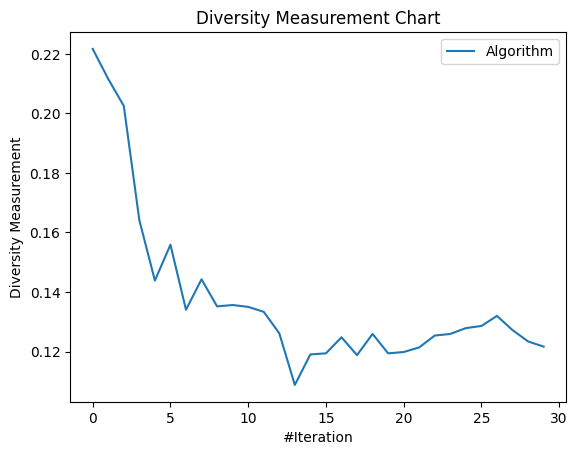
#> input picture outputs/feature_selection/plots/diversity_chart.png.png, 577 x 455 px; its folder holds only this picture in this run
$ python anova_ga_fs.py --real_dir ../../outputs/feature_selection/plots --fake_dir ../../outputs/feature_selection/plots
#> lines starting #> are read from the running program, lines starting #| are printed output that depends on the picture
import os
import time
import argparse
import json
import numpy as np
import pandas as pd
from PIL import Image
from tqdm import tqdm
import joblib

from mealpy import FloatVar
from mealpy.evolutionary_based import GA

from sklearn.feature_selection import SelectKBest, f_classif
from sklearn.model_selection import train_test_split
from sklearn.ensemble import RandomForestClassifier
from sklearn.metrics import accuracy_score


def load_flatten_images(real_dir, fake_dir, img_size=(224, 224), max_per_class=5000):
#> called with real_dir = '../../outputs/feature_selection/plots', fake_dir = '../../outputs/feature_selection/plots', img_size = (224, 224), max_per_class = 5000
    X, y = [], []

    for label, folder in [(0, real_dir), (1, fake_dir)]:
        files = sorted(os.listdir(folder))[:max_per_class]

        for fname in tqdm(files, desc=f"Loading {os.path.basename(folder)}"):
            if not fname.lower().endswith((".jpg", ".jpeg", ".png")):
                continue

            path = os.path.join(folder, fname)

            try:
                img = Image.open(path).convert("RGB").resize(img_size)
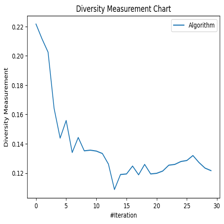
#> img: PIL image 224x224 RGB; mean R, G, B 248.5, 249.2, 249.7
                img_arr = np.array(img).transpose(2, 0, 1).flatten()

                X.append(img_arr)
                y.append(label)

            except Exception as e:
                print(f"Error loading {path}: {e}")

    return np.array(X), np.array(y)


def apply_anova_selection(X, y, k=5000, output_dir="outputs/feature_selection"):
    os.makedirs(output_dir, exist_ok=True)

    selector = SelectKBest(score_func=f_classif, k=k)
    X_selected = selector.fit_transform(X, y)

    selector_path = os.path.join(output_dir, "selector_kbest.pkl")
    joblib.dump(selector, selector_path)

    selected_indices = selector.get_support(indices=True)
    np.savetxt(
        os.path.join(output_dir, "anova_selected_indices.csv"),
        selected_indices,
        fmt="%d",
        delimiter=","
    )

    return X_selected, selector, selected_indices


def run_ga_selection(
    X,
    y,
    epoch=30,
    pop_size=20,
    pc=0.9,
    pm=0.05,
    output_dir="outputs/feature_selection",
):
    os.makedirs(output_dir, exist_ok=True)

    # [28 lines left out: function fitness_func, not called in this run]

    num_features = X.shape[1]

    problem = {
        "bounds": FloatVar(
            lb=(0.0,) * num_features,
            ub=(1.0,) * num_features,
            name="feature_selector"
        ),
        "obj_func": fitness_func,
        "minmax": "min",
    }

    model = GA.BaseGA(
        epoch=epoch,
        pop_size=pop_size,
        pc=pc,
        pm=pm
    )

    start_time = time.time()
    best_solution = model.solve(problem, mode="thread")
    runtime = time.time() - start_time

    final_mask = np.array(best_solution.solution) > 0.5
    selected_indices = np.where(final_mask)[0]
    best_accuracy = 1.0 - best_solution.target.fitness

    np.save(os.path.join(output_dir, "ga_best_feature_mask.npy"), final_mask)
    np.savetxt(
        os.path.join(output_dir, "ga_selected_indices.csv"),
        selected_indices,
        fmt="%d",
        delimiter=","
    )

    result = {
        "best_fitness": float(best_solution.target.fitness),
        "best_accuracy": float(best_accuracy),
        "num_selected_features": int(final_mask.sum()),
        "runtime_seconds": float(runtime),
        "epoch": epoch,
        "pop_size": pop_size,
        "pc": pc,
        "pm": pm,
    }

    with open(os.path.join(output_dir, "ga_result.json"), "w") as f:
        json.dump(result, f, indent=2)

    save_ga_history(model, output_dir)

    return model, best_solution, final_mask, result


# [52 lines left out: functions save_ga_history, save_ga_plots, not called in this run]


def main(args):
    os.makedirs(args.output_dir, exist_ok=True)

    print("Loading and flattening images...")
    X, y = load_flatten_images(
        real_dir=args.real_dir,
        fake_dir=args.fake_dir,
        img_size=(args.img_size, args.img_size),
        max_per_class=args.max_per_class
    )
#> y = [0, 1]

    print(f"Loaded X shape: {X.shape}")
#| Loaded X shape: (2, 150528)
    print(f"Loaded y shape: {y.shape}")
#| Loaded y shape: (2,)

    print("Running ANOVA SelectKBest...")
    X_anova, selector, anova_indices = apply_anova_selection(
        X,
        y,
        k=args.k_best,
        output_dir=args.output_dir
    )
#> anova_indices = 5000 values from 145528 to 150527

    print(f"ANOVA selected shape: {X_anova.shape}")
#| ANOVA selected shape: (2, 5000)

    print("Running Genetic Algorithm feature selection...")
    model, best_solution, final_mask, result = run_ga_selection(
        X_anova,
        y,
        epoch=args.epoch,
        pop_size=args.pop_size,
        pc=args.pc,
        pm=args.pm,
        output_dir=args.output_dir
    )

    print(f"Best Accuracy: {result['best_accuracy']:.4f}")
    print(f"Selected Features: {result['num_selected_features']}")

    if args.save_plots:
        print("Saving optimization plots...")
        save_ga_plots(model, args.output_dir)

    print(f"All results saved to: {args.output_dir}")


if __name__ == "__main__":
    parser = argparse.ArgumentParser()

    parser.add_argument("--real_dir", type=str, required=True)
    parser.add_argument("--fake_dir", type=str, required=True)
    parser.add_argument("--output_dir", type=str, default="outputs/feature_selection")

    parser.add_argument("--img_size", type=int, default=224)
    parser.add_argument("--max_per_class", type=int, default=5000)
    parser.add_argument("--k_best", type=int, default=5000)

    parser.add_argument("--epoch", type=int, default=30)
    parser.add_argument("--pop_size", type=int, default=20)
    parser.add_argument("--pc", type=float, default=0.9)
    parser.add_argument("--pm", type=float, default=0.05)

    parser.add_argument("--save_plots", action="store_true")

    args = parser.parse_args()
    main(args)
#> (the call stopped at in run_ga_selection, `problem = { "bounds": FloatVar( lb=(0.0,) * num_features, ub=(1.0,) * ..`: mealpy is not available in this run)
